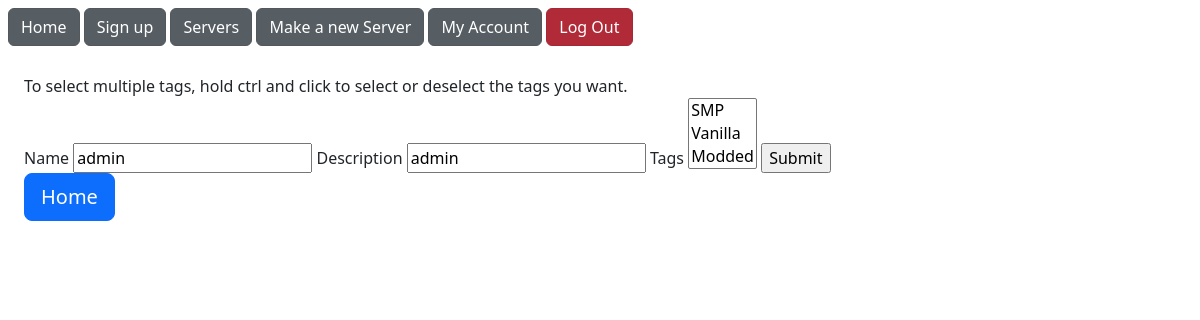
Page /server/1/update/ (signed in) on the earlier database version.
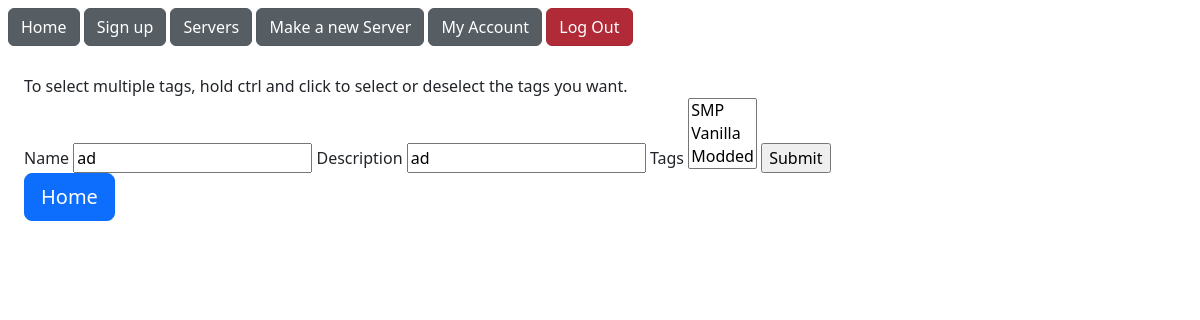
Same page on the later database version.
### models.py (models this page shows, shortened)
  class Server(db.Model):
    __tablename__ = 'servers'
    id = db.Column(db.Integer, primary_key=True)
    name = db.Column(db.Unicode, nullable=False)
    description = db.Column(db.Unicode, nullable=True) #  nullable!
    docker_id = db.Column(db.Unicode, nullable=False)
    max_players = db.Column(db.Integer, nullable=False)
    port = db.Column(db.Integer, nullable=False)
    owner_id = db.Column(db.Integer, db.ForeignKey('users.id'), nullable=False)
    status = db.Column(db.Boolean, nullable=False, default=False)
    users = db.relationship('User', secondary=UserServerRole, back_populates='servers')
    roles = db.relationship(ServerRolePermission, backref='server')
    events = db.relationship(ServerEvent, backref='sever')
    tags = db.relationship('Tag', secondary=ServerTag, backref='server')

### app.py (the view, shortened to what this page needs)
@app.get('/server/<int:server_id>/update/')
def get_update_server(server_id):
  if not session.get('logged-in'):
    print(f'[INFO] Anonymous user tried to {request.method} {url_for("get_update_server")}')
    flash("You must be logged in to do that!")
    return redirect(url_for('get_login'))
  user_id = session.get('user-id')
  user = User.query.filter_by(id=user_id).first()
  if not user:
    print(f"[ERROR] Failed to update server: User {user_id} does not exist")
    flash("You don't have permission to do that!")
    return redirect(url_for('get_login'))
  server = Server.query.filter_by(id=server_id).first()
  form = ServerUpdateForm(
    name=server.name,
    description=server.description,
    tags=server.tags,
    id=server.id
  )
  tags = Tag.query.all()
  form.tags.choices = [(t.id, t.name) for t in tags]
  return render_template('update_server.html', form=form)

### templates/update_server.html (shortened to what this page needs)
{% extends "root.html" %}
{% block content %}
<div>To select multiple tags, hold ctrl and click to select or deselect the tags you want.</div>
<form action="{{url_for('post_update_server', server_id=form.id.data)}}" method="post">
  {{ form.name.label }}
  {{ form.name() }}
  {{ form.description.label }}
  {{ form.description() }}
  {{ form.tags.label }}
  {{ form.tags(size=(form.tags.choices|length)) }}
  {{ form.submit() }}
</form>
<a href="/">
  <button class="btn btn-primary btn-lg">Home</button>
</a>
{% endblock %}

Differences in the rows shown:
changed Server: name "admin" → "ad"; description "admin" → "ad"
